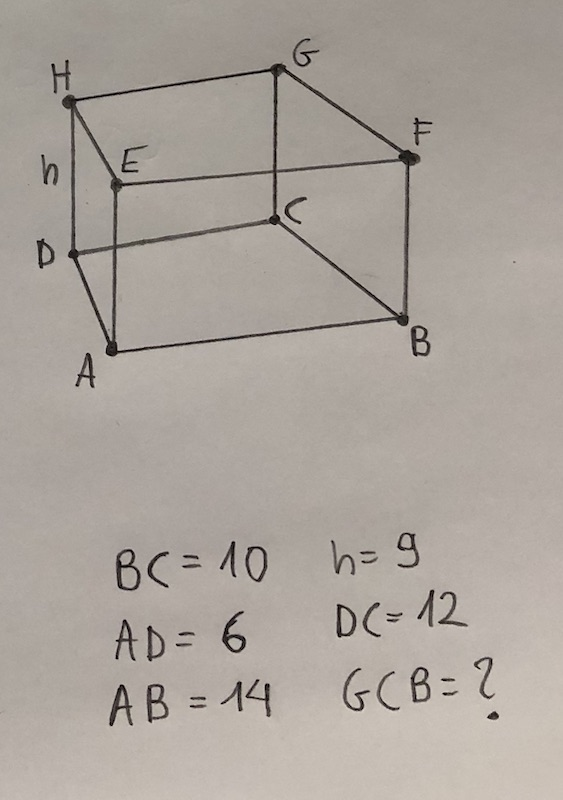
#> input picture woarld/utils/test3.jpg, 563 x 800 px
$ python -i photo_processing.py   (imports and definitions only)
#> lines starting #> are read from the running program, lines starting #| are printed output that depends on the picture; after the words box and inside, x2 and y2 are one past the last pixel; in counts of white or black regions, pixels touching at a corner belong together
import numpy as np
from PIL import Image
from skimage import morphology, transform
from skimage.filters import threshold_otsu

THRESHOLD_VALUE = 200
PARAMETERS_BEGIN_IN = 0.62
OFFSET = 105
PHOTO_WIDTH, PHOTO_HEIGHT = (480, 640)

PART_OF_FULL_PHOTO = 1

BLOCK_SIZE = (
    int(PHOTO_WIDTH * PART_OF_FULL_PHOTO),
    int(((PHOTO_HEIGHT * (1 - PARAMETERS_BEGIN_IN)) * PART_OF_FULL_PHOTO))
)


# iphone X viewport (375, 640) vs img size: (480, 640)


class ImageProcessor(object):
    def __init__(self, image):
#> called with image = 'test3.jpg'
        self.raw_image = Image.open(image)
#> self.raw_image is the input picture: PIL image 563x800 RGB; mean R, G, B 170.9, 163.4, 156
        self.raw_image = self.raw_image.convert('RGB')

    def get_preprocessed_block(self):
        width, height = self.raw_image.size
#> width = 563; height = 800
        # left, upper, right, and lower pixel coordinate.
        im = self.raw_image.crop((0, 0, width - OFFSET, self.get_line_y_position()))
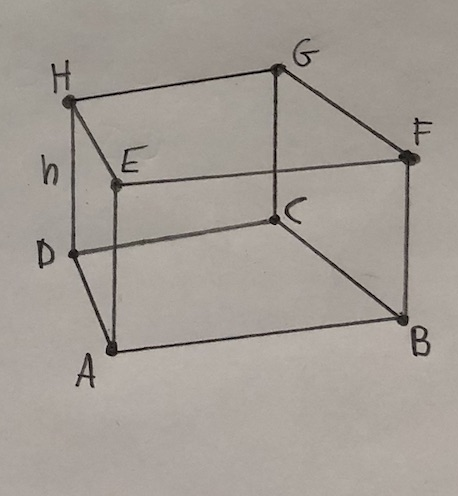
#> im: PIL image 458x496 RGB; mean R, G, B 163.8, 157.1, 149.8

        im = im.convert('L')
#> im: PIL image 458x496 L
        im = np.asarray(im)
        im = transform.resize(im, (150, 150))
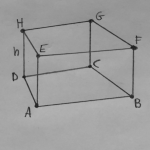
#> im: shape (150, 150) float64; min 0.108, max 0.707, mean 0.62

        threshold = threshold_otsu(im)
#> threshold = 0.493
        im = im < threshold
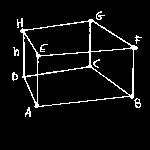
#> im: shape (150, 150) bool; 5.7% white in thin lines or dots, all inside (x1, y1, x2, y2) = (12, 11, 142, 117)
        im = morphology.binary_dilation(im)
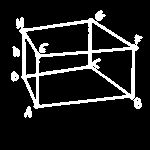
#> im: shape (150, 150) bool; 12.6% white; 4 white regions, box (x1, y1, x2, y2) and area: (16, 10, 143, 109) 2637, (24, 106, 32, 118) 66, (12, 46, 20, 57) 63, (11, 71, 19, 82) 63
        im = transform.resize(im, (50, 50))
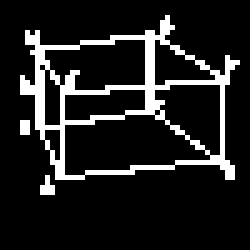
#> im: shape (50, 50) bool (shown 5 times larger); 13% white in thin lines or dots, all inside (x1, y1, x2, y2) = (4, 3, 48, 39)
        return im

    def get_parameters_image(self):
        width, height = self.raw_image.size
        return self.raw_image.crop((0, self.get_line_y_position(), width - OFFSET, height - 5))

    def get_line_y_position(self):
        width, height = self.raw_image.size
        return int(height * PARAMETERS_BEGIN_IN)


# [11 lines not run here, left out]

>>> result = ImageProcessor('test3.jpg').get_preprocessed_block()

$ run again, on woarld/utils/test2.jpg
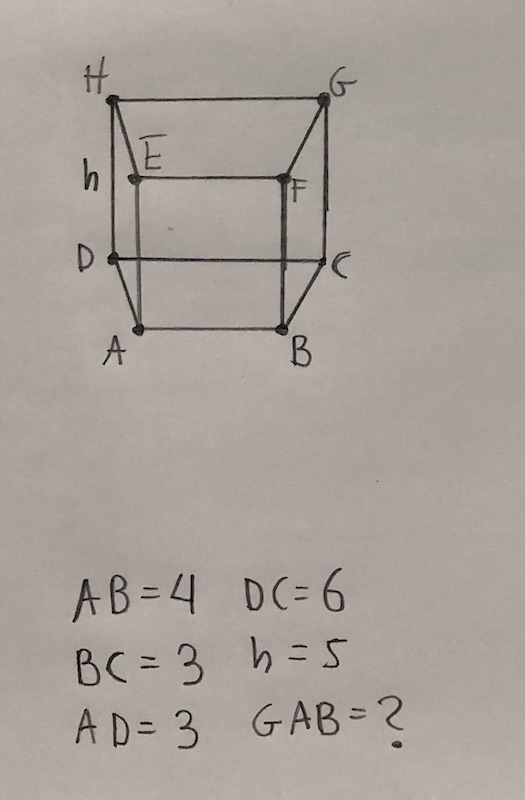
#> input picture woarld/utils/test2.jpg, 525 x 800 px
#> in __init__, self.raw_image is the input picture: PIL image 525x800 RGB; mean R, G, B 169.1, 161.9, 154.7
#> in get_preprocessed_block, `im = transform.resize(im, (150, 150))`:
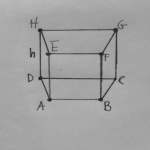
#> im: shape (150, 150) float64; min 0.101, max 0.734, mean 0.637
#> threshold = 0.5
#> in get_preprocessed_block, `im = transform.resize(im, (50, 50))`:
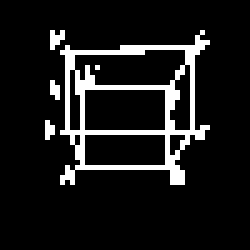
#> im: shape (50, 50) bool (shown 5 times larger); 10.2% white in thin lines or dots, all inside (x1, y1, x2, y2) = (9, 6, 42, 37)

$ run again, on woarld/utils/test.jpg
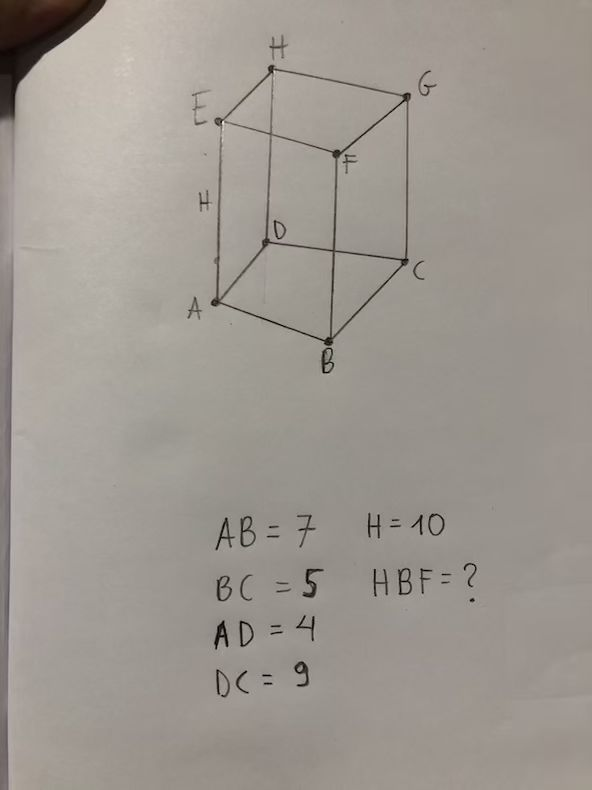
#> input picture woarld/utils/test.jpg, 592 x 790 px
#> in __init__, self.raw_image is the input picture: PIL image 592x790 RGB; mean R, G, B 158.3, 152.3, 145.1
#> in get_preprocessed_block, `im = transform.resize(im, (150, 150))`:
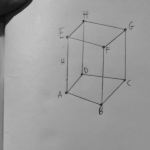
#> im: shape (150, 150) float64; min 0.0395, max 0.794, mean 0.616
#> threshold = 0.397
#> in get_preprocessed_block, `im = transform.resize(im, (50, 50))`:
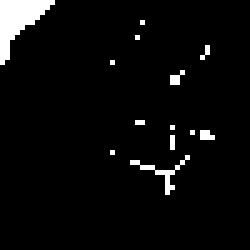
#> im: shape (50, 50) bool (shown 5 times larger); 4.3% white; 13 white regions (12 under 20 px), largest, box (x1, y1, x2, y2) and area: (0, 0, 11, 13) 66
